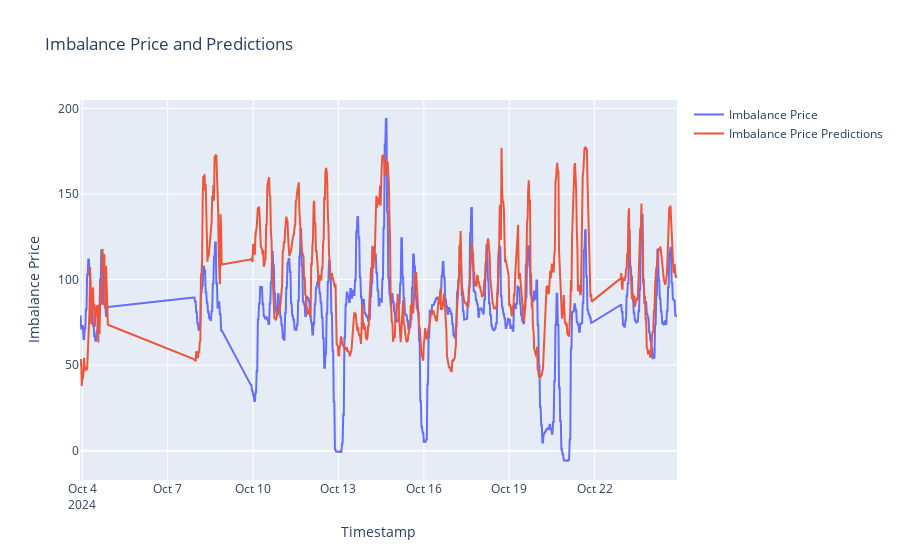

The code cell stored with this chart in its notebook:
### Code cell
#plot imbalance price and predictions
fig = go.Figure()
fig.add_trace(go.Scatter(x=df_api_new_merged1["datetime"], y=df_api_new_merged1["day_ahead_price"], mode='lines', name='Imbalance Price'))
fig.add_trace(go.Scatter(x=df_api_new_merged1["datetime"], y=df_api_new_merged1["day_ahead_price_predictions"], mode='lines', name='Imbalance Price Predictions'))
fig.update_layout(title='Imbalance Price and Predictions', xaxis_title='Timestamp', yaxis_title='Imbalance Price')
fig.show()

### Figure 1 — Plotly figure (JSON) as saved in the notebook; plotly's stock layout.template omitted (floating-point values rounded to 4 significant figures; data arrays with more than 128 entries replaced by an {"elided": "..."} marker saying what was removed)
{"data": [{"mode": "lines", "name": "Imbalance Price", "type": "scatter", "x": {"elided": "775 str values"}, "y": {"elided": "775 float values"}}, {"mode": "lines", "name": "Imbalance Price Predictions", "type": "scatter", "x": {"elided": "775 str values"}, "y": {"elided": "775 float values"}}], "layout": {"title": {"text": "Imbalance Price and Predictions"}, "xaxis": {"title": {"text": "Timestamp"}}, "yaxis": {"title": {"text": "Imbalance Price"}}}}
